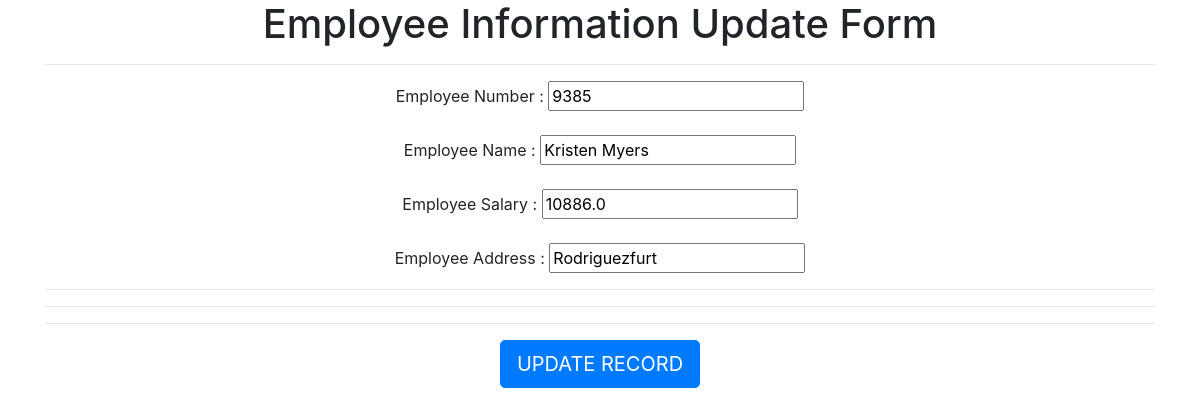
/update/10/, run on the app's committed database.
### crudApp/models.py (models this page shows)
class Employee(models.Model):
    eno=models.IntegerField()
    ename=models.CharField(max_length=256)
    esal=models.FloatField()
    eaddr=models.CharField(max_length=256)

### crudApp/views.py (the view)
# urls.py: url(r'^update/(?P<id>\d+)/$', views.update_view),
def update_view(request,id):
    employee=Employee.objects.get(id=id)
    if request.method=='POST':
        form=EmployeeForm(request.POST,instance=employee)
        if form.is_valid():
            form.save()
            return redirect('/')
    return render(request,'crudApp/update.html',{'employee':employee})

### templates/crudApp/update.html (shortened to what this page needs)
<!DOCTYPE html>
{% extends 'crudApp/base.html' %}
{% block body_block %}
   <h1>Employee Information Update Form</h1><hr>
   <form method="post">
     Employee Number  : <input type="text" name="eno" value="{{employee.eno}}"><br><br>
     Employee Name    : <input type="text" name="ename" value="{{employee.ename}}"><br><br>
     Employee Salary  : <input type="text" name="esal" value="{{employee.esal}}"><br><br>
     Employee Address : <input type="text" name="eaddr" value="{{employee.eaddr}}"><br><hr><hr><hr>
     <input type="submit" class="btn btn-primary btn-lg" value="UPDATE RECORD">
   </form>
{% endblock %}

### data on the page
Employee: eno "9385", ename "Kristen Myers", esal "10886.0", eaddr "Rodriguezfurt"
